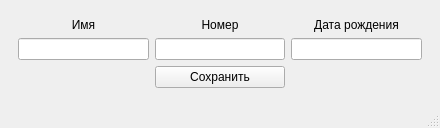
<?xml version="1.0" encoding="UTF-8"?>
<ui version="4.0">
 <class>MainWindow</class>
 <widget class="QMainWindow" name="MainWindow">
  <property name="geometry">
   <rect>
    <x>0</x>
    <y>0</y>
    <width>440</width>
    <height>125</height>
   </rect>
  </property>
  <property name="windowTitle">
   <string>MainWindow</string>
  </property>
  <widget class="QWidget" name="centralwidget">
   <layout class="QGridLayout" name="gridLayout">
    <item row="1" column="0">
     <widget class="QWidget" name="widget" native="true">
      <layout class="QGridLayout" name="gridLayout_2">
       <item row="0" column="0">
        <widget class="QLabel" name="label">
         <property name="text">
          <string>&lt;html&gt;&lt;head/&gt;&lt;body&gt;&lt;p align=&quot;center&quot;&gt;Имя&lt;/p&gt;&lt;/body&gt;&lt;/html&gt;</string>
         </property>
        </widget>
       </item>
       <item row="0" column="1">
        <widget class="QLabel" name="label_2">
         <property name="text">
          <string>&lt;html&gt;&lt;head/&gt;&lt;body&gt;&lt;p align=&quot;center&quot;&gt;Номер&lt;/p&gt;&lt;/body&gt;&lt;/html&gt;</string>
         </property>
        </widget>
       </item>
       <item row="0" column="2">
        <widget class="QLabel" name="label_3">
         <property name="text">
          <string>&lt;html&gt;&lt;head/&gt;&lt;body&gt;&lt;p align=&quot;center&quot;&gt;Дата рождения&lt;/p&gt;&lt;/body&gt;&lt;/html&gt;</string>
         </property>
        </widget>
       </item>
       <item row="1" column="0">
        <widget class="QLineEdit" name="name"/>
       </item>
       <item row="1" column="1">
        <widget class="QLineEdit" name="call_number"/>
       </item>
       <item row="1" column="2">
        <widget class="QLineEdit" name="date"/>
       </item>
       <item row="2" column="1">
        <widget class="QPushButton" name="save">
         <property name="text">
          <string>Сохранить</string>
         </property>
        </widget>
       </item>
      </layout>
     </widget>
    </item>
   </layout>
  </widget>
  <widget class="QStatusBar" name="statusbar"/>
 </widget>
 <resources/>
 <connections/>
</ui>
